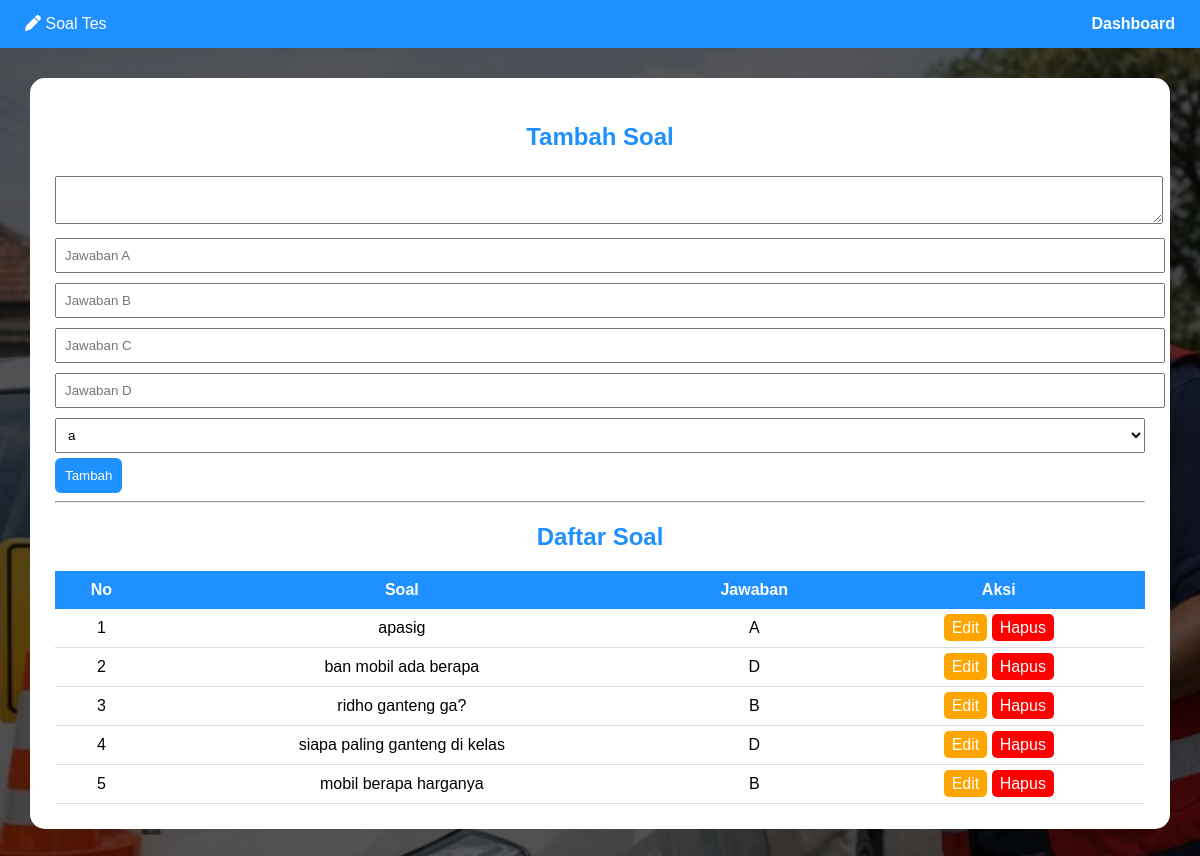
The app's page /Admin/soal_tes.php (signed in) with its own data.
### tables this page shows
CREATE TABLE `tes` (
  `tes_id` int(11) NOT NULL,
  `soal` text NOT NULL,
  `a` varchar(255) NOT NULL,
  `b` varchar(255) NOT NULL,
  `c` varchar(255) NOT NULL,
  `d` varchar(255) NOT NULL,
  `jawaban` char(1) NOT NULL
);

### Admin/soal_tes.php (the view, shortened to what this page needs)
<?php
include "../koneksi.php";
$edit = null;
?>
<!DOCTYPE html>
<html>
<head>
<link rel="stylesheet" href="https://cdnjs.cloudflare.com/ajax/libs/font-awesome/6.5.0/css/all.min.css">
</head>
<body>
<div class="navbar">
<div><i class="fa fa-pen"></i> Soal Tes</div>
<div><a href="dashboard.php">Dashboard</a></div>
</div>
<div class="container">
<div class="card">
<h2><?= $edit?'Edit Soal':'Tambah Soal' ?></h2>
<form method="post">
<textarea name="soal" required><?= $edit['soal'] ?? '' ?></textarea>
<input name="a" placeholder="Jawaban A" value="<?= $edit['a'] ?? '' ?>">
<input name="b" placeholder="Jawaban B" value="<?= $edit['b'] ?? '' ?>">
<input name="c" placeholder="Jawaban C" value="<?= $edit['c'] ?? '' ?>">
<input name="d" placeholder="Jawaban D" value="<?= $edit['d'] ?? '' ?>">
<select name="jawaban">
<option>a</option><option>b</option><option>c</option><option>d</option>
</select>
<button name="<?= $edit?'update':'tambah' ?>">
<?= $edit?'Update':'Tambah' ?>
</button>
</form>
<hr>
<h2>Daftar Soal</h2>
<table>
<tr><th>No</th><th>Soal</th><th>Jawaban</th><th>Aksi</th></tr>
<?php
$no=1;
$q=mysqli_query($koneksi,"SELECT * FROM tes");
while($s=mysqli_fetch_assoc($q)){
?>
<tr>
<td><?= $no++ ?></td>
<td><?= $s['soal'] ?></td>
<td><?= strtoupper($s['jawaban']) ?></td>
<td>
<a href="?edit=<?= $s['tes_id'] ?>" class="btn-edit">Edit</a>
<a href="?hapus=<?= $s['tes_id'] ?>" class="btn-delete"
onclick="return confirm('Hapus soal?')">Hapus</a>
</td>
</tr>
<?php } ?>
</table>
</div>
</div>
</body>
</html>

### Admin/soal_tes.php (style rules this page uses)
body { margin:0;font-family:Arial;background: linear-gradient(rgba(0,0,0,.65),rgba(0,0,0,.65)), url('../assets/img/bg_kursus.jpg') center/cover; }
.navbar { background:#1e90ff;color:#fff;padding:15px 25px; display:flex;justify-content:space-between;align-items:center }
.navbar a { color:#fff;text-decoration:none;margin-left:15px;font-weight:bold }
.container { padding:30px }
.card { background:#fff;padding:25px;border-radius:15px }
h2 { color:#1e90ff;text-align:center }
table { width:100%;border-collapse:collapse }
th { background:#1e90ff;color:#fff;padding:10px }
td { padding:10px;border-bottom:1px solid #ddd;text-align:center }
.btn-edit { background:orange;color:#fff;padding:5px 8px;border-radius:5px;text-decoration:none }
.btn-delete { background:red;color:#fff;padding:5px 8px;border-radius:5px;text-decoration:none }
input,textarea,select { width:100%;padding:8px;margin:5px 0 }
button { background:#1e90ff;color:#fff;border:none;padding:10px;border-radius:6px }

### records on screen
tes: soal "apasig", jawaban "A"
tes: soal "ban mobil ada berapa", jawaban "D"
tes: soal "ridho ganteng ga?", jawaban "B"
tes: soal "siapa paling ganteng di kelas", jawaban "D"
tes: soal "mobil berapa harganya", jawaban "B"
